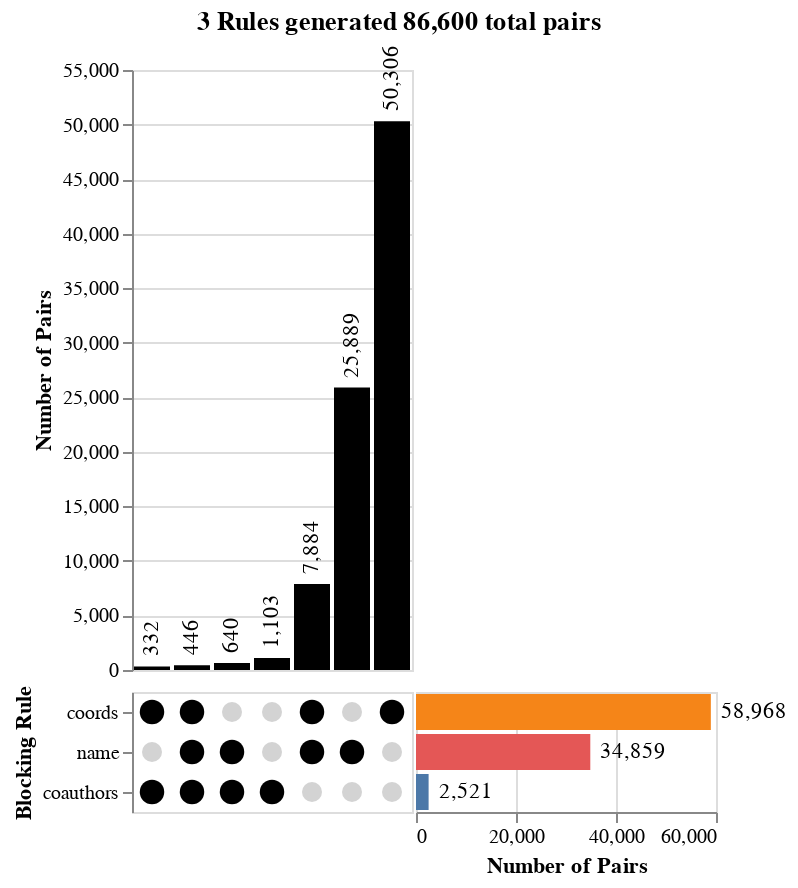

Notebook code for this chart:
### Markdown cell above
We can inspect which blocking rules are most to blame for the generated pairs. 
If some rules generate a huge amount of comparisons, it might be worth
trying to make them more restrictive so we get better performance.
Or, if some blocking rules aren't generating any comparisons,
that might be an indication that we have a bug in there somewhere.

### Code cell
or_linker.upset_chart(featured, featured.view())

### Figure 1 — Vega-Lite specification as saved in the notebook (floating-point values rounded to 4 significant figures)
{"config": {"view": {"continuousWidth": 300, "continuousHeight": 300}}, "vconcat": [{"layer": [{"mark": {"type": "bar", "color": "black"}, "encoding": {"x": {"axis": null, "field": "intersection_id", "sort": {"field": "intersection_size"}, "type": "ordinal"}, "y": {"field": "intersection_size", "title": "Number of Pairs", "type": "quantitative"}}, "transform": [{"filter": "(datum.set === 'coords')"}]}, {"mark": {"type": "text", "align": "left", "angle": 270, "dx": 5}, "encoding": {"text": {"field": "intersection_size", "format": ",", "type": "quantitative"}, "x": {"axis": null, "field": "intersection_id", "sort": {"field": "intersection_size"}, "type": "ordinal"}, "y": {"field": "intersection_size", "title": "Number of Pairs", "type": "quantitative"}}, "transform": [{"filter": "(datum.set === 'coords')"}]}]}, {"hconcat": [{"layer": [{"mark": {"type": "circle", "color": "lightgray", "opacity": 1, "size": 100}, "encoding": {"tooltip": [{"field": "set", "type": "nominal"}], "x": {"axis": null, "field": "intersection_id", "sort": {"field": "intersection_size"}, "type": "ordinal"}, "y": {"axis": {"labelLimit": 500, "title": "Blocking Rule"}, "field": "set", "sort": ["coords", "name", "coauthors"], "type": "ordinal"}}}, {"mark": {"type": "circle", "color": "black", "opacity": 1, "size": 150}, "encoding": {"tooltip": [{"field": "set", "type": "nominal"}], "x": {"axis": null, "field": "intersection_id", "sort": {"field": "intersection_size"}, "type": "ordinal"}, "y": {"axis": {"labelLimit": 500, "title": "Blocking Rule"}, "field": "set", "sort": ["coords", "name", "coauthors"], "type": "ordinal"}}, "transform": [{"filter": "datum.is_intersect"}]}]}, {"layer": [{"mark": {"type": "bar"}, "encoding": {"color": {"field": "set", "legend": null, "type": "nominal"}, "tooltip": [{"field": "set", "type": "nominal"}], "x": {"aggregate": "sum", "field": "intersection_size", "title": "Number of Pairs", "type": "quantitative"}, "y": {"axis": null, "field": "set", "sort": ["coords", "name", "coauthors"], "type": "ordinal"}}, "transform": [{"filter": "datum.is_intersect"}]}, {"mark": {"type": "text", "align": "left", "dx": 5}, "encoding": {"text": {"aggregate": "sum", "field": "intersection_size", "format": ",", "type": "quantitative"}, "tooltip": [{"field": "set", "type": "nominal"}], "x": {"aggregate": "sum", "field": "intersection_size", "title": "Number of Pairs", "type": "quantitative"}, "y": {"axis": null, "field": "set", "sort": ["coords", "name", "coauthors"], "type": "ordinal"}}, "transform": [{"filter": "datum.is_intersect"}]}], "width": 150}], "spacing": 0}], "data": {"name": "data-81a05a8f8b3a47605dff1d3dd59acdaa"}, "spacing": 0, "title": {"text": "3 Rules generated 86,600 total pairs", "anchor": "middle"}, "$schema": "https://vega.github.io/schema/vega-lite/v5.20.1.json", "datasets": {"data-81a05a8f8b3a47605dff1d3dd59acdaa": [{"intersection_id": 0, "intersection_size": 25889, "intersection_degree": 1, "set": "name", "is_intersect": true, "set_order": 0}, {"intersection_id": 1, "intersection_size": 332, "intersection_degree": 2, "set": "name", "is_intersect": false, "set_order": 0}, {"intersection_id": 2, "intersection_size": 50306, "intersection_degree": 1, "set": "name", "is_intersect": false, "set_order": 0}, {"intersection_id": 3, "intersection_size": 1103, "intersection_degree": 1, "set": "name", "is_intersect": false, "set_order": 0}, {"intersection_id": 4, "intersection_size": 7884, "intersection_degree": 2, "set": "name", "is_intersect": true, "set_order": 0}, {"intersection_id": 5, "intersection_size": 446, "intersection_degree": 3, "set": "name", "is_intersect": true, "set_order": 0}, {"intersection_id": 6, "intersection_size": 640, "intersection_degree": 2, "set": "name", "is_intersect": true, "set_order": 0}, {"intersection_id": 0, "intersection_size": 25889, "intersection_degree": 1, "set": "coauthors", "is_intersect": false, "set_order": 1}, {"intersection_id": 1, "intersection_size": 332, "intersection_degree": 2, "set": "coauthors", "is_intersect": true, "set_order": 1}, {"intersection_id": 2, "intersection_size": 50306, "intersection_degree": 1, "set": "coauthors", "is_intersect": false, "set_order": 1}, {"intersection_id": 3, "intersection_size": 1103, "intersection_degree": 1, "set": "coauthors", "is_intersect": true, "set_order": 1}, {"intersection_id": 4, "intersection_size": 7884, "intersection_degree": 2, "set": "coauthors", "is_intersect": false, "set_order": 1}, {"intersection_id": 5, "intersection_size": 446, "intersection_degree": 3, "set": "coauthors", "is_intersect": true, "set_order": 1}, {"intersection_id": 6, "intersection_size": 640, "intersection_degree": 2, "set": "coauthors", "is_intersect": true, "set_order": 1}, {"intersection_id": 0, "intersection_size": 25889, "intersection_degree": 1, "set": "coords", "is_intersect": false, "set_order": 2}, {"intersection_id": 1, "intersection_size": 332, "intersection_degree": 2, "set": "coords", "is_intersect": true, "set_order": 2}, {"intersection_id": 2, "intersection_size": 50306, "intersection_degree": 1, "set": "coords", "is_intersect": true, "set_order": 2}, {"intersection_id": 3, "intersection_size": 1103, "intersection_degree": 1, "set": "coords", "is_intersect": false, "set_order": 2}, {"intersection_id": 4, "intersection_size": 7884, "intersection_degree": 2, "set": "coords", "is_intersect": true, "set_order": 2}, {"intersection_id": 5, "intersection_size": 446, "intersection_degree": 3, "set": "coords", "is_intersect": true, "set_order": 2}, {"intersection_id": 6, "intersection_size": 640, "intersection_degree": 2, "set": "coords", "is_intersect": false, "set_order": 2}]}}
